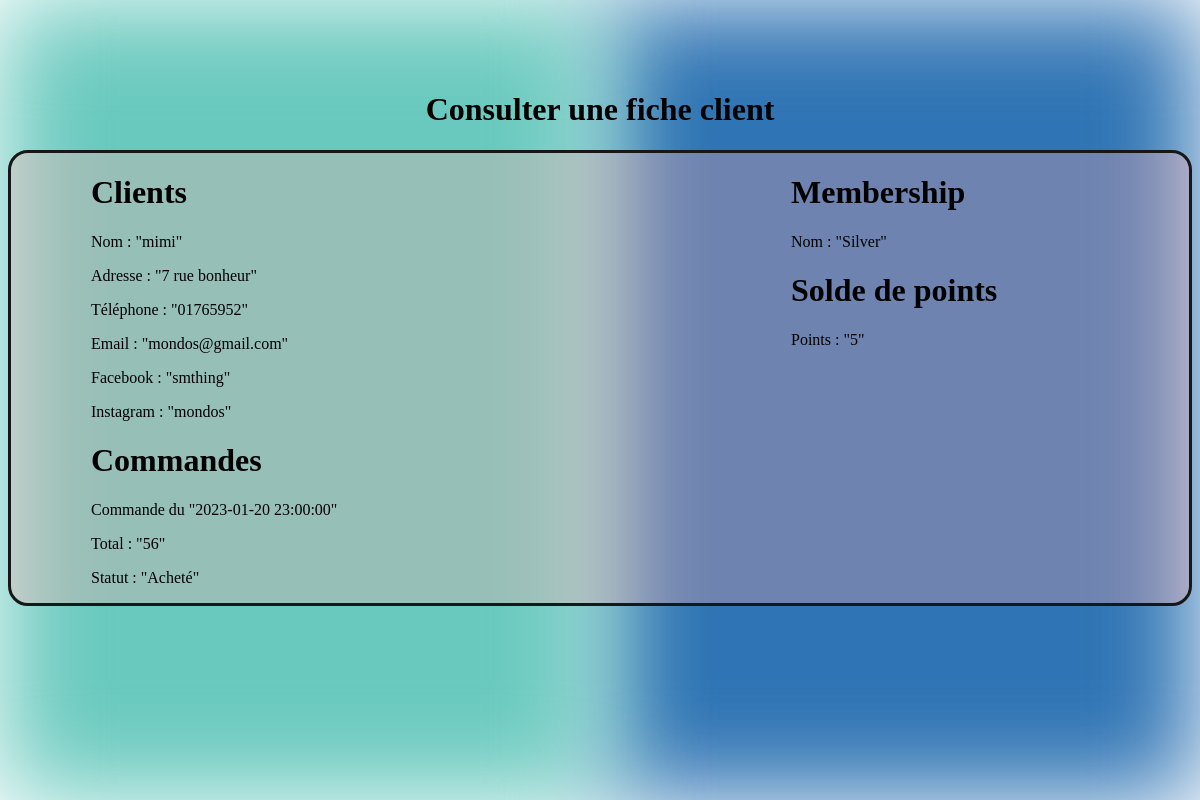
/index.php?action=consulter_fiche_client&id_client=12, run on an earlier commit of the app's database.
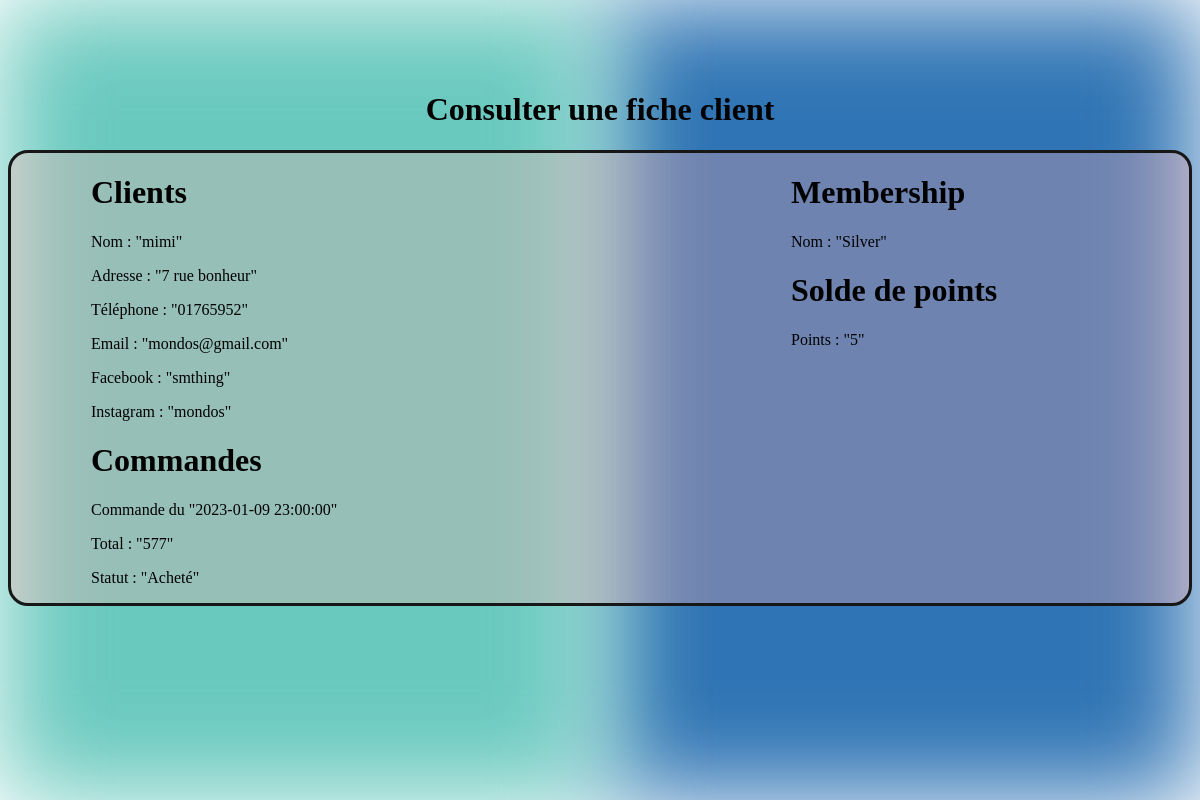
And on a later commit of the database.
### tables this page shows
CREATE TABLE IF NOT EXISTS `commande` (
  `id_commande` int(11) NOT NULL AUTO_INCREMENT,
  `date_commande` timestamp NOT NULL DEFAULT CURRENT_TIMESTAMP,
  `total` float NOT NULL,
  `date_livraison` timestamp NOT NULL,
  `frais_depot` float NOT NULL,
  `restant_a_payer` float NOT NULL,
  `frais_livraison` float NOT NULL,
  `statut` enum('Acheté','Fini','Livré','Arrivé','Expédié','Emballé','Déja acheté') NOT NULL,
  `date_expedition` timestamp NOT NULL,
  `note` varchar(255) DEFAULT NULL,
  `id_client` int(11) NOT NULL,
  PRIMARY KEY (`id_commande`)
);

CREATE TABLE IF NOT EXISTS `membership` (
  `id_membership` int(11) NOT NULL AUTO_INCREMENT,
  `nom_membership` varchar(255) NOT NULL,
  `solde_min` int(11) NOT NULL,
  `solde_max` int(11) DEFAULT NULL,
  PRIMARY KEY (`id_membership`)
);

CREATE TABLE IF NOT EXISTS `solde_de_points` (
  `id_solde` int(11) NOT NULL AUTO_INCREMENT,
  `nombre_points` int(11) NOT NULL,
  `date_expiration` date DEFAULT NULL,
  PRIMARY KEY (`id_solde`)
);

### src/controllers/client/consulter_fiche_client.php (called while the page is built)
<?php
require_once('src/lib/database.php');
require_once('src/model/client.php');
class ConsulterFicheClient
{
    public function execute(int $id_client)
    {
        $connection = new DatabaseConnection();
        $clientRepository = new ClientRepository();
        $clientRepository->connection = $connection;
        $client = $clientRepository->getClientById($id_client);
        $commande = $clientRepository->getCommandsClient($id_client);
        $membership = $clientRepository->getMembershipClient($id_client);
        $solde = $clientRepository->getPointsClient($id_client);
        require('templates/client/consulter_fiche_client.php');
    }
}

### src/lib/database.php (called while the page is built)
<?php
class DatabaseConnection
{
    public ?\PDO $database = null;
    public function getConnection(): \PDO
    {
        if ($this->database === null) {
            $this->database = new \PDO('mysql:host=localhost;dbname=conciergerie;charset=utf8', 'root', '');
        }
        return $this->database;
    }
}

### src/model/client.php (called while the page is built, shortened)
<?php
require_once('src/lib/database.php');
class ClientRepository
{
    public DatabaseConnection $connection;
    public function getClientById(int $id_client): Client {
        $statement = $this->connection->getConnection()->prepare(
            "SELECT * FROM client WHERE id_client = ?"
        );
        $statement->execute([$id_client]);
        $row = $statement->fetch();
        $client = new Client();
        $client->id_client = $row['id_client'];
        $client->nom = $row['nom'];
        $client->adresse = $row['adresse'];
        $client->email = $row['email'];
        $client->telephone = $row['telephone'];
        $client->facebook = $row['facebook'];
        $client->instagram = $row['instagram'];
        $client->id_membership = $row['id_membership'];
        return $client;
    }
    public function getCommandsClient(int $id_client) : array
    {
        $statement = $this->connection->getConnection()->prepare(
            "SELECT * FROM commande WHERE id_client = ?"
        );
        $statement->execute([$id_client]);
        $commandes = [];
        while (($row = $statement->fetch())) {
            $commande = new Commande();
            $commande->id_commande = $row['id_commande'];
            $commande->date_commande = $row['date_commande'];
            $commande->total = $row['total'];
            $commande->date_livraison = $row['date_livraison'];
            $commande->frais_depot = $row['frais_depot'];
            $commande->restant_a_payer = $row['restant_a_payer'];
            $commande->frais_livraison = $row['frais_livraison'];
            $commande->statut = $row['statut'];
            $commande->note = $row['note'];
            $commande->id_client = $row['id_client'];
            $commandes[] = $commande;
        }
        return $commandes;
    }
    public function getMembershipClient(int $id_client) : String
    {
        $statement = $this->connection->getConnection()->prepare(
            "SELECT nom_membership FROM membership join client on client.id_membership = membership.id_membership WHERE id_client = ?"
        );
        $statement->execute([$id_client]);
        $row = $statement->fetch();
        return $row['nom_membership'];
    }
    public function getPointsClient(int $id_client) : int
    {
        $statement = $this->connection->getConnection()->prepare(
            "SELECT nombre_points FROM solde_de_points join client_solde on client_solde.id_solde = solde_de_points.id_solde WHERE id_client = ?"
        );
        $statement->execute([$id_client]);
        $row = $statement->fetch();
        return $row['nombre_points'];
    }
}
?>

### templates/client/consulter_fiche_client.php (the view, shortened to what this page needs)
<?php require('./templates/autres/background.php') ?>
<h1 class="title">Consulter une fiche client</h1>
<div class="ligne" style="display: flex;">
    <div class="infoLeft">
        <h1>Clients </h1>
        <p>Nom : "<?= $client->nom ?>" </p>
        <p> Adresse : "<?= $client->adresse ?>" </p>
        <p>Téléphone : "<?= $client->telephone ?>"</p>
        <p>Email : "<?= $client->email ?>"</p>
        <p>Facebook : "<?= $client->facebook ?>"</p>
        <p>Instagram : "<?= $client->instagram ?>"</p>
        <div>
            <h1>Commandes</h1>
            <?php foreach ($commande as $commande) : ?>
                <p>Commande du "<?= $commande->date_commande ?>"</p>
                <p>Total : "<?= $commande->total ?>"</p>
                <p>Statut : "<?= $commande->statut ?>"</p>
            <?php endforeach; ?>
        </div>
    </div>
    <div class="rightInfo" >
        <h1>Membership</h1>
        <p>Nom : "<?= $membership ?>"</p>
        <h1>Solde de points</h1>
        <p>Points : "<?= $solde ?>"</p>
    </div>
</div>
<?php require('./templates/autres/layout.php') ?>

What changed in the data, as far as the page shows it:
changed commande "Acheté": date_commande "2023-01-20 23:00:00" → "2023-01-09 23:00:00"; total "56" → "577"
